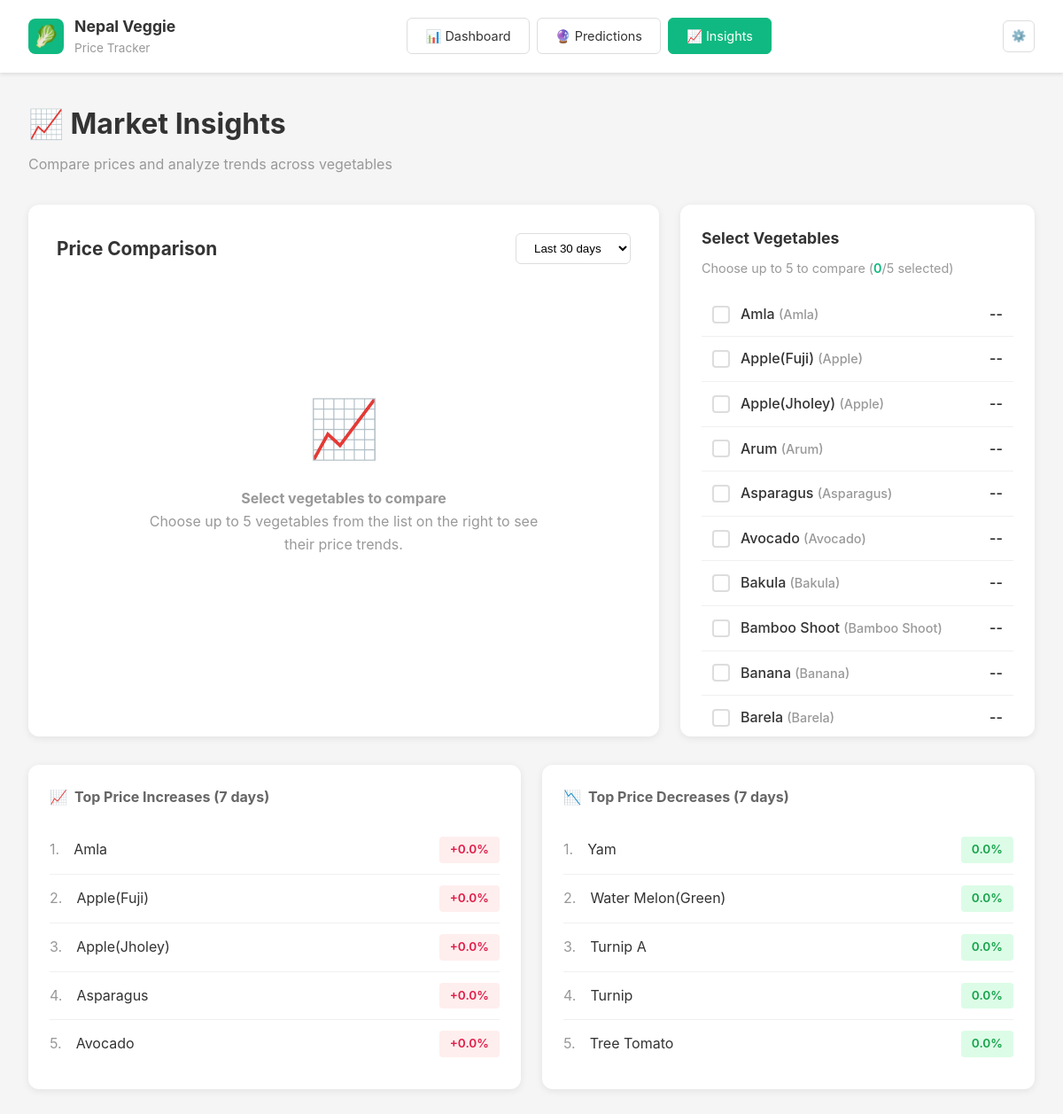
/insights/, run on the app's committed database.
### prices/models.py (models this page shows, shortened)
class VegetablePrice(models.Model):
    commodity_name = models.CharField(max_length=200)
    commodity_unit = models.CharField(max_length=50, default='KG')
    min_price = models.DecimalField(max_digits=10, decimal_places=2)
    max_price = models.DecimalField(max_digits=10, decimal_places=2)
    avg_price = models.DecimalField(max_digits=10, decimal_places=2)
    date = models.DateField()
    created_at = models.DateTimeField(auto_now_add=True)
    class Meta:
        unique_together = ['commodity_name', 'date']
        ordering = ['-date', 'commodity_name']
        indexes = [
            models.Index(fields=['commodity_name', 'date']),
            models.Index(fields=['date']),
        ]

### veggieezee/views.py (the view)
# urls.py: path('insights/', views.insights, name='insights'),
def insights(request):
    vegetables = get_vegetables_list()
    top_movers = get_top_movers()
    context = {
        'vegetables': vegetables,
        'top_increases': top_movers.get('top_increases', []),
        'top_decreases': top_movers.get('top_decreases', []),
    }
    return render(request, "trade/insights.html", context)

### veggieezee/predict_service.py (called while the page is built)
def get_training_vegetable_name(kalimati_name):
    if not kalimati_name:
        return None
    if kalimati_name in KALIMATI_TO_TRAINING_MAP:
        return KALIMATI_TO_TRAINING_MAP[kalimati_name]
    kalimati_lower = kalimati_name.lower().strip()
    for k, v in KALIMATI_TO_TRAINING_MAP.items():
        if k.lower() == kalimati_lower:
            return v
    for tv in TRAINING_VEGETABLES:
        if tv.lower() == kalimati_lower:
            return tv
    return None

def get_top_movers():
    vegetables = get_vegetables_list()
    all_trends = []
    for veg in vegetables:
        trends = get_price_trends(veg['vegetable'], days=7)
        if trends and trends['current_price']:
            all_trends.append({
                'name': veg['vegetable'].title(),
                'local_name': veg.get('vegetable_nepali', ''),
                'price': trends['current_price'],
                'change_pct': trends['change_pct'],
            })
    all_trends.sort(key=lambda x: x['change_pct'], reverse=True)
    return {
        'top_increases': all_trends[:5],
        'top_decreases': all_trends[-5:][::-1] if len(all_trends) >= 5 else [],
    }

### templates/trade/insights.html (shortened to what this page needs)
{% load static %}
<!DOCTYPE html>
<html lang="en">
<head>
</head>
<body>
    <header class="header">
        <div class="logo-section">
            <div class="logo">🥬</div>
            <div class="brand-text">
                <h1>Nepal Veggie</h1>
                <p>Price Tracker</p>
            </div>
        </div>
        <nav class="nav-buttons">
            <a href="{% url 'trade' %}" class="nav-btn">📊 Dashboard</a>
            <a href="{% url 'predictions' %}" class="nav-btn">🔮 Predictions</a>
            <a href="{% url 'insights' %}" class="nav-btn active">📈 Insights</a>
        </nav>
        <div class="user-controls">
            <button class="icon-btn">⚙️</button>
        </div>
    </header>
    <main class="main-content">
        <div class="page-title">
            <h2>📈 Market Insights</h2>
            <p>Compare prices and analyze trends across vegetables</p>
        </div>
        <div class="content-grid">
            <section class="chart-section">
                <div class="chart-header">
                    <h3>Price Comparison</h3>
                    <select class="date-selector" id="dateRange">
                        <option value="30" selected>Last 30 days</option>
                    </select>
                </div>
                <div class="chart-placeholder" id="chartPlaceholder">
                    <div class="chart-icon">📈</div>
                    <h4>Select vegetables to compare</h4>
                    <p>Choose up to 5 vegetables from the list on the right to see<br>their price trends.</p>
                </div>
            </section>
            <aside class="vegetable-selector">
                <div class="selector-header">
                    <h3>Select Vegetables</h3>
                    <p>Choose up to 5 to compare (<span class="selection-count" id="selectionCount">0</span>/5 selected)</p>
                </div>
                <ul class="vegetable-list" id="vegetableList">
                    {% for veg in vegetables %}
                    <li class="vegetable-item" data-vegetable="{{ veg.vegetable }}">
                        <div class="vegetable-info">
                            <div class="checkbox" data-veg="{{ veg.vegetable }}"></div>
                            <span class="vegetable-name">{{ veg.vegetable|title }} <span class="vegetable-local">({{ veg.vegetable_nepali }})</span></span>
                        </div>
                        <span class="vegetable-price">--</span>
                    </li>
                    {% endfor %}
                </ul>
            </aside>
        </div>
        <div class="stats-grid">
            <div class="stat-card">
                <div class="stat-header">
                    <span>📈</span>
                    <h3>Top Price Increases (7 days)</h3>
                </div>
                <ul class="stat-list">
                    {% for item in top_increases %}
                    <li class="stat-item">
                        <div class="stat-name">
                            <span class="stat-number">{{ forloop.counter }}.</span>
                            {{ item.name }}
                        </div>
                        <span class="stat-badge increase">+{{ item.change_pct|floatformat:1 }}%</span>
                    </li>
                    {% empty %}
                    <li class="stat-item">
                        <div class="stat-name">No data available</div>
                    </li>
                    {% endfor %}
                </ul>
            </div>
            <div class="stat-card">
                <div class="stat-header">
                    <span>📉</span>
                    <h3>Top Price Decreases (7 days)</h3>
                </div>
                <ul class="stat-list">
                    {% for item in top_decreases %}
                    <li class="stat-item">
                        <div class="stat-name">
                            <span class="stat-number">{{ forloop.counter }}.</span>
                            {{ item.name }}
                        </div>
                        <span class="stat-badge decrease">{{ item.change_pct|floatformat:1 }}%</span>
                    </li>
                    {% empty %}
                    <li class="stat-item">
                        <div class="stat-name">No data available</div>
                    </li>
                    {% endfor %}
                </ul>
            </div>
        </div>
    </main>
</body>
</html>

### templates/trade/insights.html (style rules this page uses)
* { margin: 0; padding: 0; box-sizing: border-box; }
body { font-family: -apple-system, BlinkMacSystemFont, 'Segoe UI', Roboto, 'Helvetica Neue', Arial, sans-serif; background-color: #f5f5f5; color: #333; line-height: 1.6; }
.header { background: white; padding: 1rem 2rem; display: flex; justify-content: space-between; align-items: center; box-shadow: 0 2px 4px rgba(0,0,0,0.1); }
.logo-section { display: flex; align-items: center; gap: 0.75rem; }
.logo { width: 40px; height: 40px; background: #10b981; border-radius: 8px; display: flex; align-items: center; justify-content: center; color: white; font-size: 1.5rem; }
.brand-text h1 { font-size: 1.1rem; color: #333; }
.brand-text p { font-size: 0.85rem; color: #999; }
.nav-buttons { display: flex; gap: 0.5rem; }
.nav-btn { padding: 0.5rem 1.25rem; border: 1px solid #ddd; background: white; border-radius: 6px; cursor: pointer; font-size: 0.9rem; display: flex; align-items: center; gap: 0.5rem; text-decoration: none; color: #333; }
.nav-btn.active { background: #10b981; color: white; border-color: #10b981; }
.user-controls { display: flex; gap: 0.75rem; align-items: center; }
.icon-btn { width: 36px; height: 36px; border: 1px solid #ddd; background: white; border-radius: 6px; cursor: pointer; display: flex; align-items: center; justify-content: center; }
.main-content { max-width: 1400px; margin: 2rem auto; padding: 0 2rem; }
.page-title { margin-bottom: 2rem; }
.page-title h2 { font-size: 2rem; display: flex; align-items: center; gap: 0.75rem; margin-bottom: 0.5rem; }
.page-title p { color: #999; font-size: 1rem; }
.content-grid { display: grid; grid-template-columns: 1fr 400px; gap: 1.5rem; margin-bottom: 2rem; }
.chart-section { background: white; border-radius: 12px; padding: 2rem; box-shadow: 0 2px 8px rgba(0,0,0,0.08); }
.chart-header { display: flex; justify-content: space-between; align-items: center; margin-bottom: 2rem; }
.chart-header h3 { font-size: 1.3rem; }
.date-selector { padding: 0.5rem 1rem; border: 1px solid #ddd; border-radius: 6px; background: white; cursor: pointer; }
.chart-placeholder { min-height: 400px; display: flex; flex-direction: column; align-items: center; justify-content: center; color: #999; text-align: center; }
.chart-icon { font-size: 4rem; margin-bottom: 1rem; }
.vegetable-selector { background: white; border-radius: 12px; padding: 1.5rem; box-shadow: 0 2px 8px rgba(0,0,0,0.08); max-height: 600px; overflow-y: auto; }
.selector-header { margin-bottom: 1rem; }
.selector-header h3 { font-size: 1.1rem; margin-bottom: 0.5rem; }
.selector-header p { color: #999; font-size: 0.9rem; }
.selection-count { display: inline; color: #10b981; font-weight: 600; }
.vegetable-list { list-style: none; }
.vegetable-item { padding: 0.75rem; border-bottom: 1px solid #f0f0f0; display: flex; align-items: center; justify-content: space-between; cursor: pointer; transition: background 0.2s; }
.vegetable-info { display: flex; align-items: center; gap: 0.75rem; flex: 1; }
.checkbox { width: 20px; height: 20px; border: 2px solid #ddd; border-radius: 4px; cursor: pointer; position: relative; }
.vegetable-name { font-weight: 500; }
.vegetable-local { color: #999; font-size: 0.9rem; }
.vegetable-price { font-weight: 600; color: #333; }
.stats-grid { display: grid; grid-template-columns: 1fr 1fr; gap: 1.5rem; }
.stat-card { background: white; border-radius: 12px; padding: 1.5rem; box-shadow: 0 2px 8px rgba(0,0,0,0.08); }
.stat-header { display: flex; align-items: center; gap: 0.5rem; margin-bottom: 1.25rem; }
.stat-header h3 { font-size: 1rem; color: #666; }
.stat-list { list-style: none; }
.stat-item { display: flex; justify-content: space-between; align-items: center; padding: 0.75rem 0; border-bottom: 1px solid #f0f0f0; }
.stat-item:last-child { border-bottom: none; }
.stat-name { display: flex; align-items: center; gap: 0.5rem; }
.stat-number { color: #999; margin-right: 0.5rem; }
.stat-badge { padding: 0.25rem 0.75rem; border-radius: 4px; font-size: 0.85rem; font-weight: 600; }
.stat-badge.increase { background: #fee; color: #e11d48; }
.stat-badge.decrease { background: #dcfce7; color: #16a34a; }

### data on the page
VegetablePrice: vegetable "Amla", vegetable_nepali "Amla", name "Amla", change_pct "0.0"
VegetablePrice: vegetable "Apple(Fuji)", vegetable_nepali "Apple", name "Apple(Fuji)", change_pct "0.0"
VegetablePrice: vegetable "Apple(Jholey)", vegetable_nepali "Apple", name "Apple(Jholey)", change_pct "0.0"
VegetablePrice: vegetable "Arum", vegetable_nepali "Arum"
VegetablePrice: vegetable "Asparagus", vegetable_nepali "Asparagus", name "Asparagus", change_pct "0.0"
VegetablePrice: vegetable "Avocado", vegetable_nepali "Avocado", name "Avocado", change_pct "0.0"
VegetablePrice: vegetable "Bakula", vegetable_nepali "Bakula"
VegetablePrice: vegetable "Bamboo Shoot", vegetable_nepali "Bamboo Shoot"
VegetablePrice: vegetable "Banana", vegetable_nepali "Banana"
VegetablePrice: vegetable "Barela", vegetable_nepali "Barela"
VegetablePrice: name "Yam", change_pct "0.0"
VegetablePrice: name "Water Melon(Green)", change_pct "0.0"
VegetablePrice: name "Turnip A", change_pct "0.0"
VegetablePrice: name "Turnip", change_pct "0.0"
VegetablePrice: name "Tree Tomato", change_pct "0.0"
